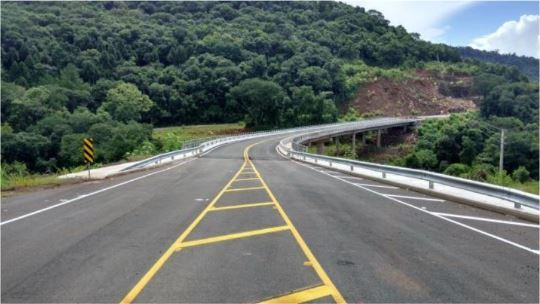
#> input picture Estudo_MyTrailHead/Visão_Computacional/Prática/ponte.JPG, 540 x 304 px, found by its file name
$ python 12_histograma_colorido.py
#> lines starting #> are read from the running program, lines starting #| are printed output that depends on the picture

from matplotlib import pyplot as plt
import numpy as np
import cv2

img = cv2.imread('ponte.jpg')
#> img is the input picture: shape (304, 540, 3); mean B, G, R 104.5, 109, 101
cv2.imshow("Imagem Colorida", img)

#Separa os canais
canais = cv2.split(img)
cores = ("b", "g", "r")

plt.figure()
plt.title("'Histograma Colorido")
plt.xlabel("Intensidade")
plt.ylabel("Número de Pixels")


for (canal, cor) in zip(canais, cores):
    # Este loop executa 3 vezes, uma para cada canal
    hist = cv2.calcHist([canal], [0], None, [256], [0, 256])
    plt.plot(hist, color = cor)
    plt.xlim([0, 256])
#> this loop made 3 passes
#> cor on passes 1 to 3: 'b', 'g', 'r'
plt.show()
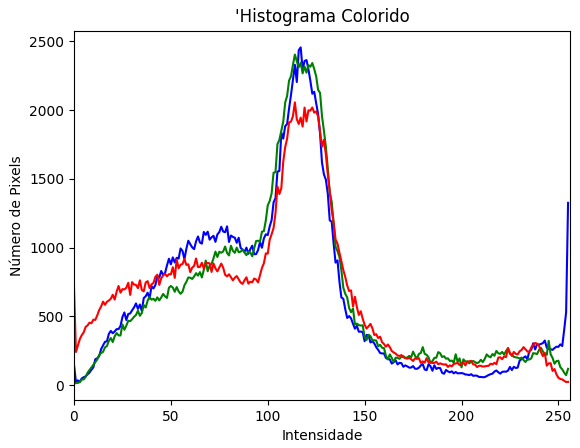
#> figure drawn by matplotlib, 1 panel; curve peaks at x = 117, y = 2457; curve peaks at x = 114, y = 2405; curve peaks at x = 114, y = 2057
